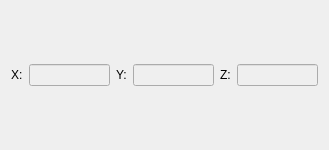
<?xml version="1.0" encoding="UTF-8"?>
<ui version="4.0">
 <class>QueryWindow</class>
 <widget class="QWidget" name="QueryWindow">
  <property name="geometry">
   <rect>
    <x>0</x>
    <y>0</y>
    <width>329</width>
    <height>150</height>
   </rect>
  </property>
  <property name="maximumSize">
   <size>
    <width>500</width>
    <height>150</height>
   </size>
  </property>
  <property name="windowTitle">
   <string>Form</string>
  </property>
  <layout class="QVBoxLayout" name="verticalLayout_2">
   <item>
    <layout class="QVBoxLayout" name="verticalLayout">
     <item>
      <layout class="QHBoxLayout" name="horizontalLayout_3">
       <item>
        <widget class="QLabel" name="labelP">
         <property name="text">
          <string>X:</string>
         </property>
        </widget>
       </item>
       <item>
        <widget class="QLineEdit" name="editP">
         <property name="enabled">
          <bool>false</bool>
         </property>
         <property name="minimumSize">
          <size>
           <width>60</width>
           <height>0</height>
          </size>
         </property>
        </widget>
       </item>
       <item>
        <widget class="QLabel" name="labelQ">
         <property name="text">
          <string>Y:</string>
         </property>
        </widget>
       </item>
       <item>
        <widget class="QLineEdit" name="editQ">
         <property name="enabled">
          <bool>false</bool>
         </property>
         <property name="minimumSize">
          <size>
           <width>60</width>
           <height>0</height>
          </size>
         </property>
        </widget>
       </item>
       <item>
        <widget class="QLabel" name="labelR">
         <property name="text">
          <string>Z:</string>
         </property>
        </widget>
       </item>
       <item>
        <widget class="QLineEdit" name="editR">
         <property name="enabled">
          <bool>false</bool>
         </property>
         <property name="minimumSize">
          <size>
           <width>60</width>
           <height>0</height>
          </size>
         </property>
        </widget>
       </item>
      </layout>
     </item>
     <item>
      <layout class="QHBoxLayout" name="horValLayout">
       <property name="topMargin">
        <number>0</number>
       </property>
       <property name="rightMargin">
        <number>0</number>
       </property>
      </layout>
     </item>
    </layout>
   </item>
  </layout>
 </widget>
 <resources/>
 <connections/>
</ui>
